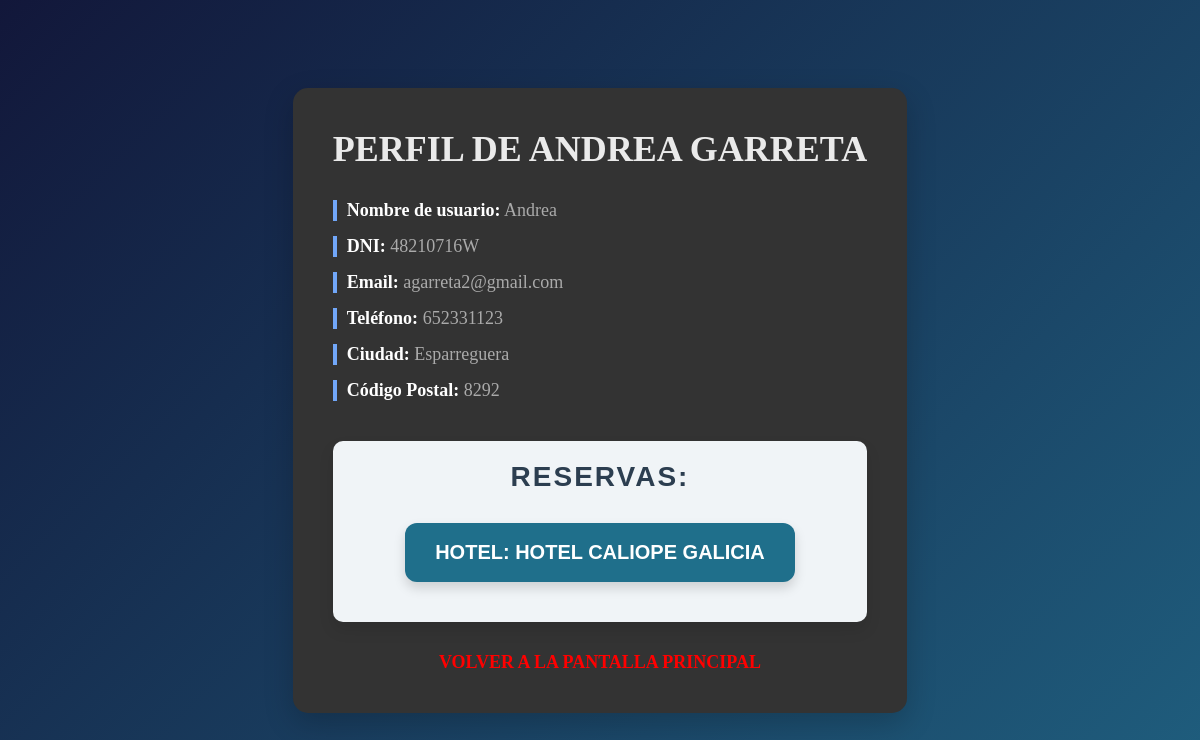
Screenshot of /vista/Clientes/perfil.php (signed in) with the database file from the repository.
### tables this page shows
CREATE TABLE `Clients` (
  `Id_Client` int NOT NULL AUTO_INCREMENT,
  `Nom` char(15) DEFAULT NULL,
  `Cognom` varchar(45) DEFAULT NULL,
  `DNI` char(9) DEFAULT NULL,
  `CorreuElectronic` varchar(255) DEFAULT NULL,
  `Telefon` int DEFAULT NULL,
  `Usuari` char(20) DEFAULT NULL,
  `Password` char(255) DEFAULT NULL,
  `Id_Pais` int DEFAULT NULL,
  `Ciudad` varchar(45) DEFAULT NULL,
  `CodigoPostal` int DEFAULT NULL,
  `Id_Pago` int DEFAULT NULL,
  PRIMARY KEY (`Id_Client`),
  KEY `paisclient_idx` (`Id_Pais`),
  KEY `pagoClient_idx` (`Id_Pago`),
  CONSTRAINT `pagoClient` FOREIGN KEY (`Id_Pago`) REFERENCES `Pago` (`Id_Pago`),
  CONSTRAINT `paisclient` FOREIGN KEY (`Id_Pais`) REFERENCES `Pais` (`Id_Pais`)
);

CREATE TABLE `Reservas` (
  `Id_Reserva` int NOT NULL AUTO_INCREMENT,
  `Id_Cliente` int DEFAULT NULL,
  `Id_Actividad` int DEFAULT NULL,
  `Id_Habitacion` int DEFAULT NULL,
  `Id_Hotel` int DEFAULT NULL,
  `Id_Tarifa` int DEFAULT NULL,
  `Precio_Habitacion` decimal(10,0) DEFAULT NULL,
  `Precio_Actividad` decimal(10,0) DEFAULT NULL,
  `Precio_Tarifa` decimal(10,0) DEFAULT NULL,
  `Precio_Total` decimal(10,0) DEFAULT NULL,
  `Checkin` date NOT NULL,
  `Checkout` date NOT NULL,
  `Numero_Personas` int NOT NULL DEFAULT '1',
  `Id_Pais` varchar(45) DEFAULT NULL,
  `Estado` enum('Por pagar','Pagado','Cancelado') DEFAULT NULL,
  PRIMARY KEY (`Id_Reserva`),
  KEY `reservacliente_idx` (`Id_Cliente`),
  KEY `reservaactividad_idx` (`Id_Actividad`),
  KEY `reservahabitacion_idx` (`Id_Habitacion`),
  KEY `reservahotel_idx` (`Id_Hotel`),
  KEY `reservaclient_idx` (`Id_Cliente`),
  KEY `actividad_idx` (`Id_Actividad`),
  KEY `reservahabita_idx` (`Id_Habitacion`),
  KEY `hotel_idx` (`Id_Hotel`),
  KEY `reservatarifa_idx` (`Id_Tarifa`),
  KEY `hotelreserv_idx` (`Id_Hotel`),
  KEY `client_idx` (`Id_Cliente`),
  KEY `habita_idx` (`Id_Habitacion`),
  KEY `tarifas_idx` (`Id_Tarifa`),
  KEY `actividat_idx` (`Id_Actividad`),
  CONSTRAINT `actividat` FOREIGN KEY (`Id_Actividad`) REFERENCES `Actividades` (`Id_Actividades`),
  CONSTRAINT `client` FOREIGN KEY (`Id_Cliente`) REFERENCES `Clients` (`Id_Client`),
  CONSTRAINT `fk_reservas_habitaciones` FOREIGN KEY (`Id_Habitacion`) REFERENCES `Habitaciones` (`Id_Habitaciones`) ON DELETE CASCADE ON UPDATE CASCADE,
  CONSTRAINT `habita` FOREIGN KEY (`Id_Habitacion`) REFERENCES `Habitaciones` (`Id_Habitaciones`) ON DELETE CASCADE,
  CONSTRAINT `hotelreserv` FOREIGN KEY (`Id_Hotel`) REFERENCES `Hotel` (`Id_Hotel`) ON DELETE CASCADE,
  CONSTRAINT `tarifas` FOREIGN KEY (`Id_Tarifa`) REFERENCES `Tarifa` (`Id_Tarifa`)
);

CREATE TABLE `Hotel` (
  `Id_Hotel` int NOT NULL AUTO_INCREMENT,
  `Nombre` char(45) DEFAULT NULL,
  `CorreoElectronico` varchar(255) DEFAULT NULL,
  `Telefono` varchar(20) DEFAULT NULL,
  `Direccion` varchar(255) DEFAULT NULL,
  `CodigoPostal` int DEFAULT NULL,
  `Id_Pais` int DEFAULT NULL,
  `Ciudad` varchar(45) DEFAULT NULL,
  `Estrellas` int DEFAULT NULL,
  PRIMARY KEY (`Id_Hotel`),
  KEY `paishotel_idx` (`Id_Pais`),
  CONSTRAINT `paishotel` FOREIGN KEY (`Id_Pais`) REFERENCES `Pais` (`Id_Pais`)
);

### modelo/clientesModelo/PerfilModelo.php (called while the page is built, shortened)
<?php
class PerfilModel {
    private $conn;
    public function __construct($db) {
        $this->conn = $db;
    }
    public function getProfile($userId) {
        $sql = "SELECT * FROM Clients WHERE Id_Client = ?";
        if ($stmt = $this->conn->prepare($sql)) {
            $stmt->bind_param("i", $userId);
            $stmt->execute();
            $result = $stmt->get_result();
            if ($user = $result->fetch_assoc()) {
                return $user;
            } else {
                return null;
            }
        }
        return null;
    }
    public function getReservations($clientId) {
        $sql = "
            SELECT r.*, h.Nombre
            FROM Reservas r
            JOIN Hotel h ON r.Id_Hotel = h.Id_Hotel
            WHERE r.Id_Cliente = ?
        ";
        if ($stmt = $this->conn->prepare($sql)) {
            $stmt->bind_param("i", $clientId);
            $stmt->execute();
            $result = $stmt->get_result();
            $reservations = [];
            while ($reservation = $result->fetch_assoc()) {
                $reservations[] = $reservation;
            }
            return $reservations;
        }
        return null;
    }
}
?>

### vista/Clientes/perfil.php (the view, shortened to what this page needs)
<?php
require_once __DIR__ . '/../../modelo/clientesModelo/PerfilModelo.php';
$db = new Database();
$conn = $db->getConnection();
$perfilModel = new PerfilModel($conn);
$userId = $_SESSION['user_id'];
$profile = $perfilModel->getProfile($userId);
$reservations = $perfilModel->getReservations($userId);
?>
<!DOCTYPE html>
<html lang="es">
<head>
    <link rel="stylesheet" href="../../static/css/InicioSesion.css">
</head>
<body>
    <div class="profile-container">
        <h1 class="profile-title">Perfil de <?php echo htmlspecialchars($profile['Nom']) . " " . htmlspecialchars($profile['Cognom']); ?></h1>
        <div class="profile-info">
            <p><strong>Nombre de usuario:</strong> <span class="profile-detail"><?php echo htmlspecialchars($profile['Usuari']); ?></span></p>
            <p><strong>DNI:</strong> <span class="profile-detail"><?php echo htmlspecialchars($profile['DNI']); ?></span></p>
            <p><strong>Email:</strong> <span class="profile-detail"><?php echo htmlspecialchars($profile['CorreuElectronic']); ?></span></p>
            <p><strong>Teléfono:</strong> <span class="profile-detail"><?php echo htmlspecialchars($profile['Telefon']); ?></span></p>
            <p><strong>Ciudad:</strong> <span class="profile-detail"><?php echo htmlspecialchars($profile['Ciudad']); ?></span></p>
            <p><strong>Código Postal:</strong> <span class="profile-detail"><?php echo htmlspecialchars($profile['CodigoPostal']); ?></span></p>
        </div>
        <div class="reservas-info">
            <h2>Reservas:</h2>
            <?php
            if (isset($reservations) && !empty($reservations)) {
                $visibleReservations = array_slice($reservations, 0, 3);
                foreach ($visibleReservations as $reservation) {
                    echo "<div class='reservation-button'>";
                    echo "<a href='../info_reserva.php?id=" . urlencode($reservation['Id_Reserva']) . "' class='btn-reserva'>";
                    echo "Hotel: " . htmlspecialchars($reservation['Nombre']);
                    echo "</a>";
                    echo "</div>";
                }
            } else {
                echo "<p>No tienes reservas.</p>";
            }
            ?>
        </div>
        <div class="perfil-salir">
            <a href="../index.php">Volver a la pantalla principal</a>
        </div>
    </div>
</body>
</html>

### static/css/InicioSesion.css (style rules this page uses)
* { margin: 0; padding: 0; box-sizing: border-box; font-family: 'Georgia', serif; }
body { display: flex; justify-content: center; align-items: center; min-height: 100vh; background-color: #F5F5F5; }
.profile-container { background-color: #333; max-width: 900px; margin: 30px auto; padding: 40px; border-radius: 15px; box-shadow: 0 10px 30px rgba(0, 0, 0, 0.2); font-size: 18px; transition: all 0.3s ease; }
.profile-title { font-size: 36px; font-weight: bold; color: #eaeaea; text-align: center; margin-bottom: 30px; text-transform: uppercase; }
.profile-info { margin-bottom: 40px; }
.profile-info p { font-size: 18px; margin: 15px 0; padding-left: 10px; border-left: 4px solid #71a7f9; }
.profile-info strong { font-weight: bold; color: #ffffff; }
.profile-detail { color: #aaa; }
.reservas-info h2 { font-size: 28px; color: #fff; margin-bottom: 20px; text-transform: uppercase; letter-spacing: 1px; }
.perfil-salir { text-align: center; margin-top: 30px; }
.perfil-salir a { color: #ff0000; text-decoration: none; font-size: 18px; border-radius: 50px; font-weight: bold; transition: background-color 0.3s ease; text-transform: uppercase; }
.reservas-info { margin-top: 30px; padding: 20px; background-color: #f0f4f7; border-radius: 10px; box-shadow: 0 8px 15px rgba(0, 0, 0, 0.1); max-width: 900px; margin-left: auto; margin-right: auto; }
.reservas-info h2 { font-size: 28px; color: #2c3e50; text-align: center; margin-bottom: 30px; font-family: 'Arial', sans-serif; letter-spacing: 2px; }
.reservation-button { margin: 20px 0; text-align: center; }
.btn-reserva { display: inline-block; padding: 18px 30px; font-size: 20px; font-weight: bold; color: #fff; background-color: #1f6f8b; border-radius: 12px; text-decoration: none; text-transform: uppercase; box-shadow: 0 6px 12px rgba(0, 0, 0, 0.15); border: 2px solid #bdc3c7; transition: all 0.3s ease; font-family: 'Verdana', sans-serif; }
.reservation-button a { border: none; }
body { background: linear-gradient(135deg, #12173a, #1f5e7e); font-family: 'Segoe UI', Tahoma, Geneva, Verdana, sans-serif; }

### rows the page displays
clients: Nom "ANDREA", Cognom "GARRETA", Usuari "Andrea", DNI "48210716W", CorreuElectronic "agarreta2@gmail.com", Telefon "652331123", Ciudad "Esparreguera", CodigoPostal "8292"
reservas: Id_Hotel.Nombre "HOTEL CALIOPE GALICIA"
